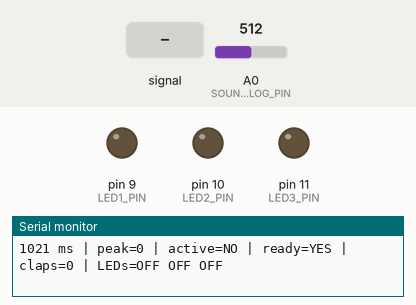
A sketch run on a simulated Arduino Uno, built with avr-gcc and run on an emulated ATmega328P. On the bench: output pins drawn as LEDs (lit = HIGH), the last lines printed to the serial monitor. Inputs (shaded band) come from the test bench; at power-on: A0 (SOUND_ANALOG_PIN) = 512.

Above: at 1.2 s.
1.3 s: A0 (SOUND_ANALOG_PIN) fed a 2 Hz sine of ±306 counts around its level
At 2.0 s:
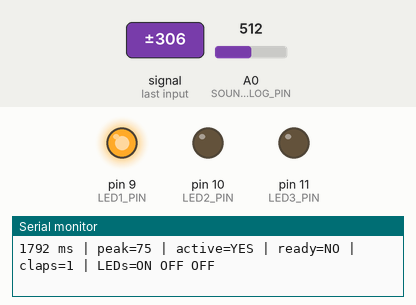
4.5 s: A0 (SOUND_ANALOG_PIN) set to 762
7.5 s: A0 (SOUND_ANALOG_PIN) set to 779
9.0 s: A0 (SOUND_ANALOG_PIN) set to 818
10.5 s: A0 (SOUND_ANALOG_PIN) set to 847
Timing chart, 0 to 13.0 s (numbered marks = the images above; inputs shaded):
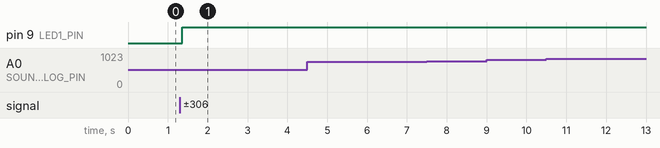

The sketch:

ClapActivatedLampShade.ino
```cpp
/*
  Clap-Activated Lamp Shade

  Clap 1: LED 1 on
  Clap 2: LED 1 and LED 2 on
  Clap 3: LED 1, LED 2, and LED 3 on
  Clap 4: all LEDs off, then the clap count resets to zero
*/

// Pin assignments
const int SOUND_ANALOG_PIN = A0;  // Sound sensor analog-output (AO) pin
const int LED1_PIN = 9;
const int LED2_PIN = 10;
const int LED3_PIN = 11;

// Standard LED wiring: Arduino pin -> resistor -> LED anode, LED cathode -> GND.
const int LED_ON = HIGH;
const int LED_OFF = LOW;

// A clap produces a short analog peak. Raise this value if normal room noise
// counts as a clap; lower it in steps of 5 if normal claps are missed.
const int CLAP_THRESHOLD = 55;
const unsigned long SAMPLE_WINDOW_MS = 25;
const unsigned long CLAP_LOCKOUT_MS = 600;
const unsigned long SENSOR_RELEASE_MS = 250;
const unsigned long MAX_CLAP_SOUND_MS = 180;
const unsigned long DEBUG_INTERVAL_MS = 250;

int clapCount = 0;
int lastSoundPeak = 0;
bool previousSoundActive = false;
unsigned long lastClapTime = 0;
unsigned long lastInactiveTime = 0;
unsigned long soundStartedTime = 0;
unsigned long lastDebugTime = 0;
bool sensorReady = false;

void setup() {
  pinMode(SOUND_ANALOG_PIN, INPUT);
  pinMode(LED1_PIN, OUTPUT);
  pinMode(LED2_PIN, OUTPUT);
  pinMode(LED3_PIN, OUTPUT);

  turnOffAllLEDs();
  lastInactiveTime = millis();

  Serial.begin(9600);
  Serial.println("Clap light debug ready.");
  Serial.println("Columns: time | peak | active | ready | clap count | LED1 LED2 LED3");
}

void loop() {
  unsigned long now = millis();
  lastSoundPeak = readSoundPeakToPeak();
  bool soundActive = lastSoundPeak >= CLAP_THRESHOLD;

  // A clap is a short burst. A continuous blow remains active for too long
  // and is discarded when it ends.
  bool clapStarted = !previousSoundActive && soundActive;
  bool soundEnded = previousSoundActive && !soundActive;

  if (clapStarted) {
    soundStartedTime = now;
  }

  // Require 250 ms of quiet before accepting another clap.
  if (!soundActive) {
    if (previousSoundActive) {
      lastInactiveTime = now;
    }

    if (now - lastInactiveTime >= SENSOR_RELEASE_MS) {
      sensorReady = true;
    }
  }

  // Count only short bursts after the lockout period. A long blow is ignored.
  unsigned long soundDuration = now - soundStartedTime;
  if (sensorReady && soundEnded && soundDuration <= MAX_CLAP_SOUND_MS &&
      now - lastClapTime >= CLAP_LOCKOUT_MS) {
    lastClapTime = now;
    sensorReady = false;
    clapCount++;
    applyClapStage();
  }

  previousSoundActive = soundActive;

  // Print a steady, paste-friendly record for diagnosing the sensor.
  if (now - lastDebugTime >= DEBUG_INTERVAL_MS) {
    printDebugStatus(now, soundActive);
    lastDebugTime = now;
  }
}

void applyClapStage() {
  switch (clapCount) {
    case 1:
      setLEDs(LED_ON, LED_OFF, LED_OFF);  // Clap 1: LED 1 only
      break;
    case 2:
      setLEDs(LED_ON, LED_ON, LED_OFF);   // Clap 2: LED 1 and LED 2
      break;
    case 3:
      setLEDs(LED_ON, LED_ON, LED_ON);    // Clap 3: all three LEDs
      break;
    default:                               // Clap 4: all LEDs off
      turnOffAllLEDs();
      clapCount = 0;
      break;
  }

  Serial.print("Clap count: ");
  Serial.println(clapCount);
}

void setLEDs(int led1State, int led2State, int led3State) {
  digitalWrite(LED1_PIN, led1State);
  digitalWrite(LED2_PIN, led2State);
  digitalWrite(LED3_PIN, led3State);
}

void turnOffAllLEDs() {
  setLEDs(LED_OFF, LED_OFF, LED_OFF);
}

int readSoundPeakToPeak() {
  int minimum = 1023;
  int maximum = 0;
  unsigned long sampleStart = millis();

  while (millis() - sampleStart < SAMPLE_WINDOW_MS) {
    int reading = analogRead(SOUND_ANALOG_PIN);
    if (reading < minimum) minimum = reading;
    if (reading > maximum) maximum = reading;
  }

  return maximum - minimum;
}

void printDebugStatus(unsigned long now, bool soundActive) {
  Serial.print(now);
  Serial.print(" ms | peak=");
  Serial.print(lastSoundPeak);
  Serial.print(" | active=");
  Serial.print(soundActive ? "YES" : "NO");
  Serial.print(" | ready=");
  Serial.print(sensorReady ? "YES" : "NO");
  Serial.print(" | claps=");
  Serial.print(clapCount);
  Serial.print(" | LEDs=");
  Serial.print(digitalRead(LED1_PIN) == LED_ON ? "ON " : "OFF ");
  Serial.print(digitalRead(LED2_PIN) == LED_ON ? "ON " : "OFF ");
  Serial.println(digitalRead(LED3_PIN) == LED_ON ? "ON" : "OFF");
}
```

Measured:
- after the input at 1.3 s, pin 9 (LED1_PIN): LOW → HIGH after 0.06 s
